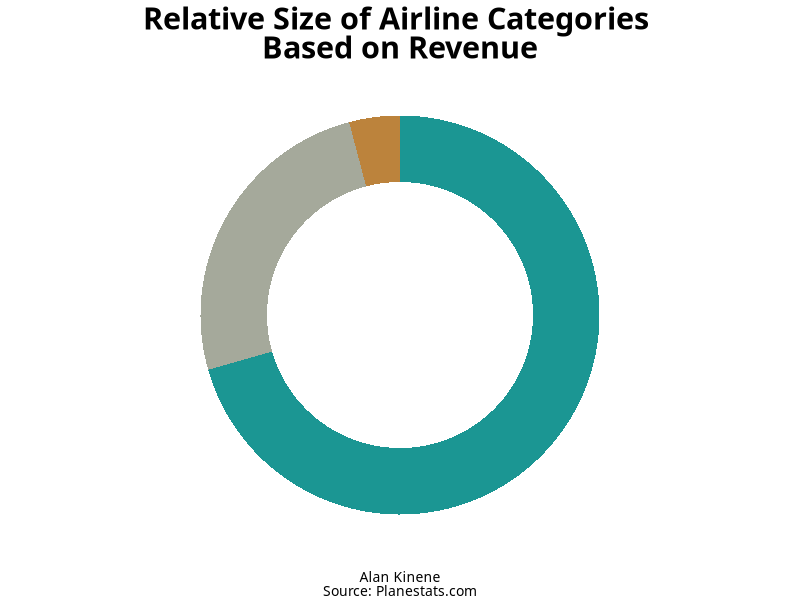
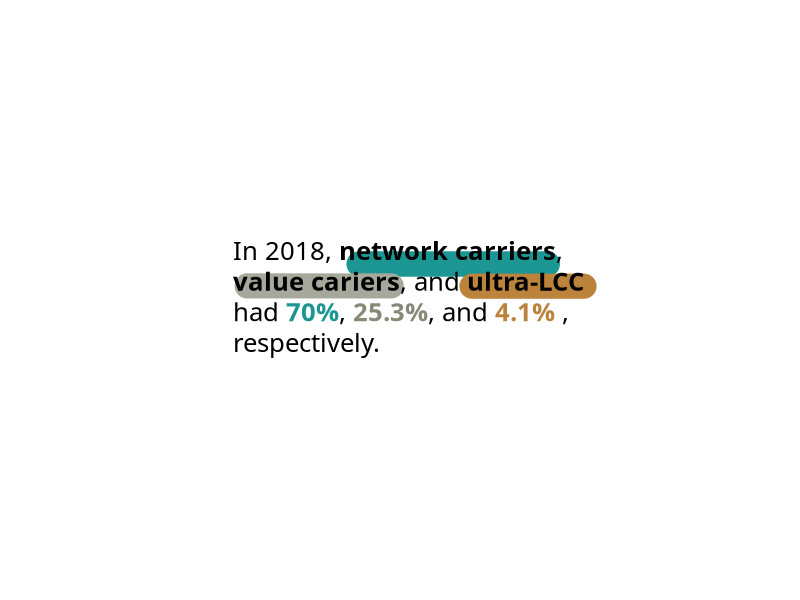
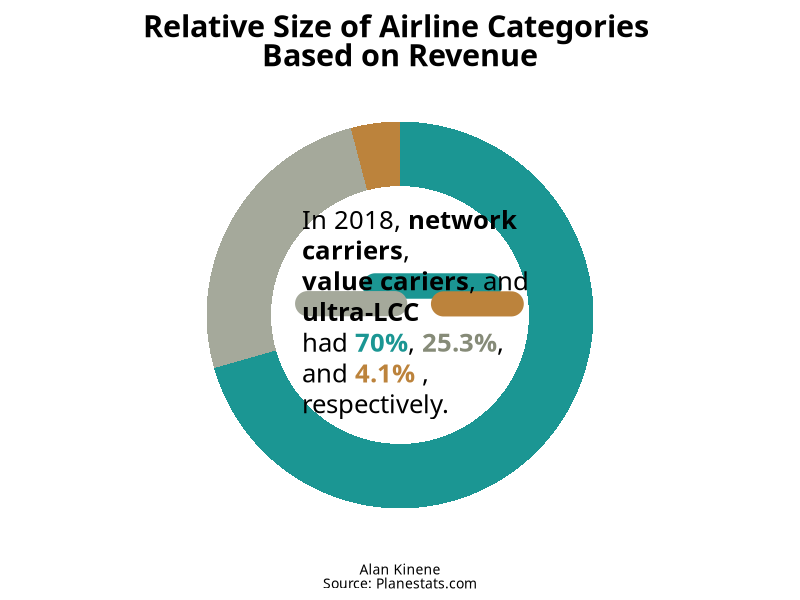

Reproduce these figures in R, in order.
#### libraries ####
library(tidyverse)
library(gridExtra)
library(grid)
library(cowplot)
library(patchwork)
library(ggtext)
library(ggforce)
library(glue)
library(here)

#### Data ####
share_of_operating_revenue<-tribble(
  ~group, ~share, ~year,
  #--|--|----
  "Network Domestic", 44.7, 2009,
  "Network International", 30.8, 2009,
  "Value Domestic", 21.6, 2009,
  "Value International", 0.4, 2009,
  "ULCC Domestic", 2.1, 2009,
  "ULCC International", 2.1, 2009,
  "Network Domestic", 41.2, 2018,
  "Network International", 29.3, 2018,
  "Value Domestic", 23.0, 2018,
  "Value International", 2.3, 2018,
  "ULCC Domestic", 3.8, 2018,
  "ULCC International", 0.3, 2018,
) 

#### Plot #####
#### RElative size of airline groups 

# Donut plot
# 1. The percentages are already given so no need to compute them
# 2. Compute the cumulative percentages (top of each rectangle), ymax
# 3. Compute the bottom of each rectangle, ymin
# 4. I will not use labels here

share_of_operating_revenue_2018<-share_of_operating_revenue%>%
  mutate(airline_group = str_extract(group, pattern = '\\w*'))%>%
  filter(year == 2018)%>%
  group_by(airline_group)%>%
  summarise(share = sum(share))%>%
  arrange(desc(share))%>%
  mutate(ymax = cumsum(share),
         ymin = ifelse(row_number()==1, 0,lag(ymax)))

# Make the plot

p1<-ggplot(data = share_of_operating_revenue_2018,
       aes(ymax=ymax, 
           ymin=ymin, 
           xmax=4, 
           xmin=3, 
           fill=airline_group)) +
  geom_rect() +
  coord_polar(theta="y")+
  xlim(c(1, 4))+
  labs(title = "Relative Size of Airline Categories <br>Based on Revenue",
       #subtitle = "A share of Revenue for Network, Value, and ULCC airlines",
       caption = "Alan Kinene<br>Source: Planestats.com"
  )+
  scale_fill_manual(values = c("#1b9693","#bc833c", "#a5a99b" ))+
  theme_void()+
  theme(
    legend.position = "none",
    text = element_text(family = "Roboto-Regular",color = "#4B5556", size = 12),
    plot.background = element_rect(fill = "transparent", linetype = 'blank'),
    panel.grid = element_blank(),
    plot.title = element_markdown(color = "black",
                                  family = "IBM Plex Sans",
                              size = 22, 
                              face = "bold", 
                              hjust = 0.5),
    plot.caption = element_markdown(color = "black",size = 10,hjust = 0.5)
  )

p1

p2<-ggplot()+
  geom_textbox(aes(x = 0.26,
                   y = 0.5), 
               label = "In 2018, **network carriers**, <br>**value cariers**, and **ultra-LCC** <br>had **<span style='color:#1b9693'>70%</span>**, **<span style='color:#868b78'>25.3%</span>**, and **<span style='color:#bc833c'>4.1%</span>** 
,<br>respectively.",
               color = "black",
               width = unit(0.55, "npc"),
               size = 6.5,
               fill = NA,
               box.colour = "transparent",
               hjust = 0, 
               family = "IBM Plex Sans"
               #vjust = 0.9
  )+
  #scale_x_continuous(minor_breaks = seq(0, 1, 0.001))+
  #scale_y_continuous(minor_breaks = seq(0, 1, 0.001))+
  xlim(0, 1) + 
  ylim(0, 1)+
  theme_void()+
  theme(#panel.grid = element_line(colour = "gray"),
        #panel.grid.major = element_line(colour = "red"),
        #plot.background = element_rect(fill = "transparent")
        text = element_text(family = "IBM Plex Sans")
        )


p3<-ggdraw() +
  draw_line(x = c(0.449, 0.684), 
            y = c(0.56, 0.56), 
            size = 8.6, 
            color = "#1b9693", 
            lineend = "round") +
  draw_line(x = c(0.309, 0.489), 
            y = c(0.5235, 0.5235), 
            size = 8.5, 
            color = "#a5a99b", 
            lineend = "round") +
  draw_line(x = c(0.59, 0.730), 
            y = c(0.523, 0.523), 
            size = 8.5, 
            color = "#bc833c", 
            lineend = "round") +
  draw_plot(p2)

p3


p1 + inset_element(p3, 
                   0.0, 0, 1, 1,
                   align_to = "panel",
                   clip = TRUE)





